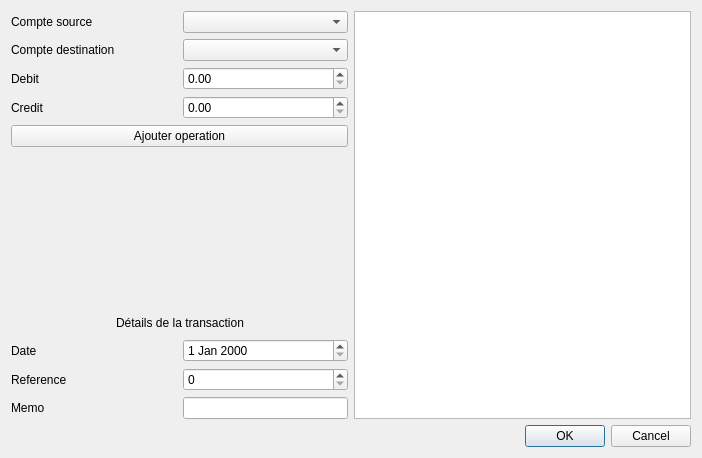
<?xml version="1.0" encoding="UTF-8"?>
<ui version="4.0">
 <class>fen_newtransaction</class>
 <widget class="QDialog" name="fen_newtransaction">
  <property name="geometry">
   <rect>
    <x>0</x>
    <y>0</y>
    <width>702</width>
    <height>458</height>
   </rect>
  </property>
  <property name="windowTitle">
   <string>Dialog</string>
  </property>
  <layout class="QGridLayout" name="gridLayout">
   <item row="0" column="0">
    <layout class="QVBoxLayout" name="verticalLayout_3">
     <item>
      <layout class="QVBoxLayout" name="verticalLayout">
       <item>
        <layout class="QHBoxLayout" name="horizontalLayout_6">
         <item>
          <widget class="QLabel" name="label_6">
           <property name="sizePolicy">
            <sizepolicy hsizetype="Preferred" vsizetype="Preferred">
             <horstretch>0</horstretch>
             <verstretch>0</verstretch>
            </sizepolicy>
           </property>
           <property name="text">
            <string>Compte source</string>
           </property>
          </widget>
         </item>
         <item>
          <widget class="QComboBox" name="newTransaction_Source">
           <property name="enabled">
            <bool>true</bool>
           </property>
           <property name="sizePolicy">
            <sizepolicy hsizetype="Preferred" vsizetype="Preferred">
             <horstretch>0</horstretch>
             <verstretch>0</verstretch>
            </sizepolicy>
           </property>
          </widget>
         </item>
        </layout>
       </item>
       <item>
        <layout class="QHBoxLayout" name="horizontalLayout_9">
         <item>
          <widget class="QLabel" name="label_9">
           <property name="sizePolicy">
            <sizepolicy hsizetype="Preferred" vsizetype="Preferred">
             <horstretch>0</horstretch>
             <verstretch>0</verstretch>
            </sizepolicy>
           </property>
           <property name="text">
            <string>Compte destination</string>
           </property>
          </widget>
         </item>
         <item>
          <widget class="QComboBox" name="newTransaction_Destination">
           <property name="enabled">
            <bool>true</bool>
           </property>
           <property name="sizePolicy">
            <sizepolicy hsizetype="Preferred" vsizetype="Preferred">
             <horstretch>0</horstretch>
             <verstretch>0</verstretch>
            </sizepolicy>
           </property>
          </widget>
         </item>
        </layout>
       </item>
       <item>
        <layout class="QHBoxLayout" name="horizontalLayout_13">
         <item>
          <widget class="QLabel" name="label_13">
           <property name="sizePolicy">
            <sizepolicy hsizetype="Preferred" vsizetype="Preferred">
             <horstretch>0</horstretch>
             <verstretch>0</verstretch>
            </sizepolicy>
           </property>
           <property name="text">
            <string>Debit</string>
           </property>
          </widget>
         </item>
         <item>
          <widget class="QDoubleSpinBox" name="newTransanction_debit">
           <property name="maximum">
            <double>999999999.000000000000000</double>
           </property>
          </widget>
         </item>
        </layout>
       </item>
       <item>
        <layout class="QHBoxLayout" name="horizontalLayout_14">
         <item>
          <widget class="QLabel" name="label_14">
           <property name="sizePolicy">
            <sizepolicy hsizetype="Preferred" vsizetype="Preferred">
             <horstretch>0</horstretch>
             <verstretch>0</verstretch>
            </sizepolicy>
           </property>
           <property name="text">
            <string>Credit</string>
           </property>
          </widget>
         </item>
         <item>
          <widget class="QDoubleSpinBox" name="newTransanction_credit">
           <property name="maximum">
            <double>999999999.000000000000000</double>
           </property>
          </widget>
         </item>
        </layout>
       </item>
       <item>
        <widget class="QPushButton" name="pushButton">
         <property name="text">
          <string>Ajouter operation</string>
         </property>
        </widget>
       </item>
      </layout>
     </item>
     <item>
      <spacer name="verticalSpacer">
       <property name="orientation">
        <enum>Qt::Vertical</enum>
       </property>
       <property name="sizeHint" stdset="0">
        <size>
         <width>20</width>
         <height>40</height>
        </size>
       </property>
      </spacer>
     </item>
     <item>
      <layout class="QVBoxLayout" name="verticalLayout_2">
       <item>
        <layout class="QHBoxLayout" name="horizontalLayout_15">
         <item>
          <spacer name="horizontalSpacer">
           <property name="orientation">
            <enum>Qt::Horizontal</enum>
           </property>
           <property name="sizeHint" stdset="0">
            <size>
             <width>40</width>
             <height>20</height>
            </size>
           </property>
          </spacer>
         </item>
         <item>
          <widget class="QLabel" name="label_15">
           <property name="enabled">
            <bool>true</bool>
           </property>
           <property name="sizePolicy">
            <sizepolicy hsizetype="Preferred" vsizetype="Preferred">
             <horstretch>0</horstretch>
             <verstretch>0</verstretch>
            </sizepolicy>
           </property>
           <property name="font">
            <font>
             <weight>50</weight>
             <italic>false</italic>
             <bold>false</bold>
             <underline>false</underline>
             <strikeout>false</strikeout>
             <kerning>true</kerning>
            </font>
           </property>
           <property name="mouseTracking">
            <bool>false</bool>
           </property>
           <property name="tabletTracking">
            <bool>false</bool>
           </property>
           <property name="layoutDirection">
            <enum>Qt::LeftToRight</enum>
           </property>
           <property name="autoFillBackground">
            <bool>false</bool>
           </property>
           <property name="inputMethodHints">
            <set>Qt::ImhNone</set>
           </property>
           <property name="text">
            <string>Détails de la transaction</string>
           </property>
          </widget>
         </item>
         <item>
          <spacer name="horizontalSpacer_2">
           <property name="orientation">
            <enum>Qt::Horizontal</enum>
           </property>
           <property name="sizeHint" stdset="0">
            <size>
             <width>40</width>
             <height>20</height>
            </size>
           </property>
          </spacer>
         </item>
        </layout>
       </item>
       <item>
        <layout class="QHBoxLayout" name="horizontalLayout_10">
         <item>
          <widget class="QLabel" name="label_10">
           <property name="sizePolicy">
            <sizepolicy hsizetype="Preferred" vsizetype="Preferred">
             <horstretch>0</horstretch>
             <verstretch>0</verstretch>
            </sizepolicy>
           </property>
           <property name="text">
            <string>Date</string>
           </property>
          </widget>
         </item>
         <item>
          <widget class="QDateEdit" name="newTransaction_date"/>
         </item>
        </layout>
       </item>
       <item>
        <layout class="QHBoxLayout" name="horizontalLayout_11">
         <item>
          <widget class="QLabel" name="label_11">
           <property name="sizePolicy">
            <sizepolicy hsizetype="Preferred" vsizetype="Preferred">
             <horstretch>0</horstretch>
             <verstretch>0</verstretch>
            </sizepolicy>
           </property>
           <property name="text">
            <string>Reference</string>
           </property>
          </widget>
         </item>
         <item>
          <widget class="QSpinBox" name="newTransaction_reference">
           <property name="maximum">
            <number>99999999</number>
           </property>
          </widget>
         </item>
        </layout>
       </item>
       <item>
        <layout class="QHBoxLayout" name="horizontalLayout_12">
         <item>
          <widget class="QLabel" name="label_12">
           <property name="sizePolicy">
            <sizepolicy hsizetype="Preferred" vsizetype="Preferred">
             <horstretch>0</horstretch>
             <verstretch>0</verstretch>
            </sizepolicy>
           </property>
           <property name="text">
            <string>Memo</string>
           </property>
          </widget>
         </item>
         <item>
          <widget class="QLineEdit" name="newTransaction_memo">
           <property name="sizePolicy">
            <sizepolicy hsizetype="Preferred" vsizetype="Preferred">
             <horstretch>0</horstretch>
             <verstretch>0</verstretch>
            </sizepolicy>
           </property>
          </widget>
         </item>
        </layout>
       </item>
      </layout>
     </item>
    </layout>
   </item>
   <item row="0" column="1">
    <widget class="QTableWidget" name="tableWidget_trans"/>
   </item>
   <item row="1" column="1">
    <widget class="QDialogButtonBox" name="buttonBox">
     <property name="orientation">
      <enum>Qt::Horizontal</enum>
     </property>
     <property name="standardButtons">
      <set>QDialogButtonBox::Cancel|QDialogButtonBox::Ok</set>
     </property>
    </widget>
   </item>
  </layout>
 </widget>
 <resources/>
 <connections>
  <connection>
   <sender>buttonBox</sender>
   <signal>accepted()</signal>
   <receiver>fen_newtransaction</receiver>
   <slot>accept()</slot>
   <hints>
    <hint type="sourcelabel">
     <x>248</x>
     <y>254</y>
    </hint>
    <hint type="destinationlabel">
     <x>157</x>
     <y>274</y>
    </hint>
   </hints>
  </connection>
  <connection>
   <sender>buttonBox</sender>
   <signal>rejected()</signal>
   <receiver>fen_newtransaction</receiver>
   <slot>reject()</slot>
   <hints>
    <hint type="sourcelabel">
     <x>316</x>
     <y>260</y>
    </hint>
    <hint type="destinationlabel">
     <x>286</x>
     <y>274</y>
    </hint>
   </hints>
  </connection>
 </connections>
</ui>
